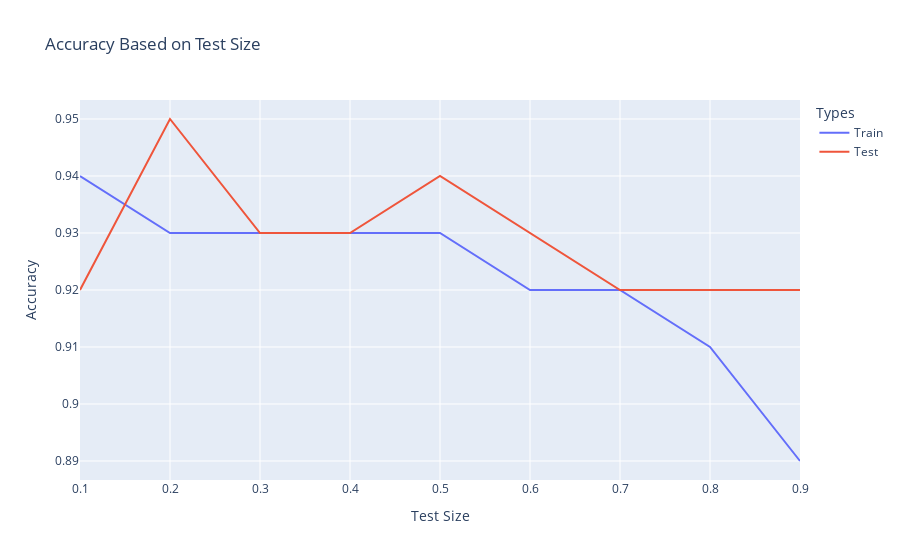

The notebook cell this image was saved under:
### Markdown cell above
Explanation of L2 used but nothing changed (Train/Test values)

### Code cell
# Plot Train-Test Accuracy Graph
acc_plot = px.line(acc_df, x=test_sizes, y=acc_df.columns,
               title= "Accuracy Based on Test Size",
               labels= dict(x= "Test Size", value="Accuracy", variable="Types")
               )
acc_plot.show()

### Figure 1 — Plotly figure (JSON) as saved in the notebook; plotly's stock layout.template omitted (floating-point values rounded to 4 significant figures)
{"data": [{"hovertemplate": "Types=Train<br>Test Size=%{x}<br>Accuracy=%{y}<extra></extra>", "legendgroup": "Train", "line": {"color": "#636efa", "dash": "solid"}, "marker": {"symbol": "circle"}, "mode": "lines", "name": "Train", "orientation": "v", "showlegend": true, "type": "scatter", "x": [0.1, 0.2, 0.3, 0.4, 0.5, 0.6, 0.7, 0.8, 0.9], "xaxis": "x", "y": [0.94, 0.93, 0.93, 0.93, 0.93, 0.92, 0.92, 0.91, 0.89], "yaxis": "y"}, {"hovertemplate": "Types=Test<br>Test Size=%{x}<br>Accuracy=%{y}<extra></extra>", "legendgroup": "Test", "line": {"color": "#EF553B", "dash": "solid"}, "marker": {"symbol": "circle"}, "mode": "lines", "name": "Test", "orientation": "v", "showlegend": true, "type": "scatter", "x": [0.1, 0.2, 0.3, 0.4, 0.5, 0.6, 0.7, 0.8, 0.9], "xaxis": "x", "y": [0.92, 0.95, 0.93, 0.93, 0.94, 0.93, 0.92, 0.92, 0.92], "yaxis": "y"}], "layout": {"legend": {"title": {"text": "Types"}, "tracegroupgap": 0}, "title": {"text": "Accuracy Based on Test Size"}, "xaxis": {"anchor": "y", "domain": [0, 1], "title": {"text": "Test Size"}}, "yaxis": {"anchor": "x", "domain": [0, 1], "title": {"text": "Accuracy"}}}}
